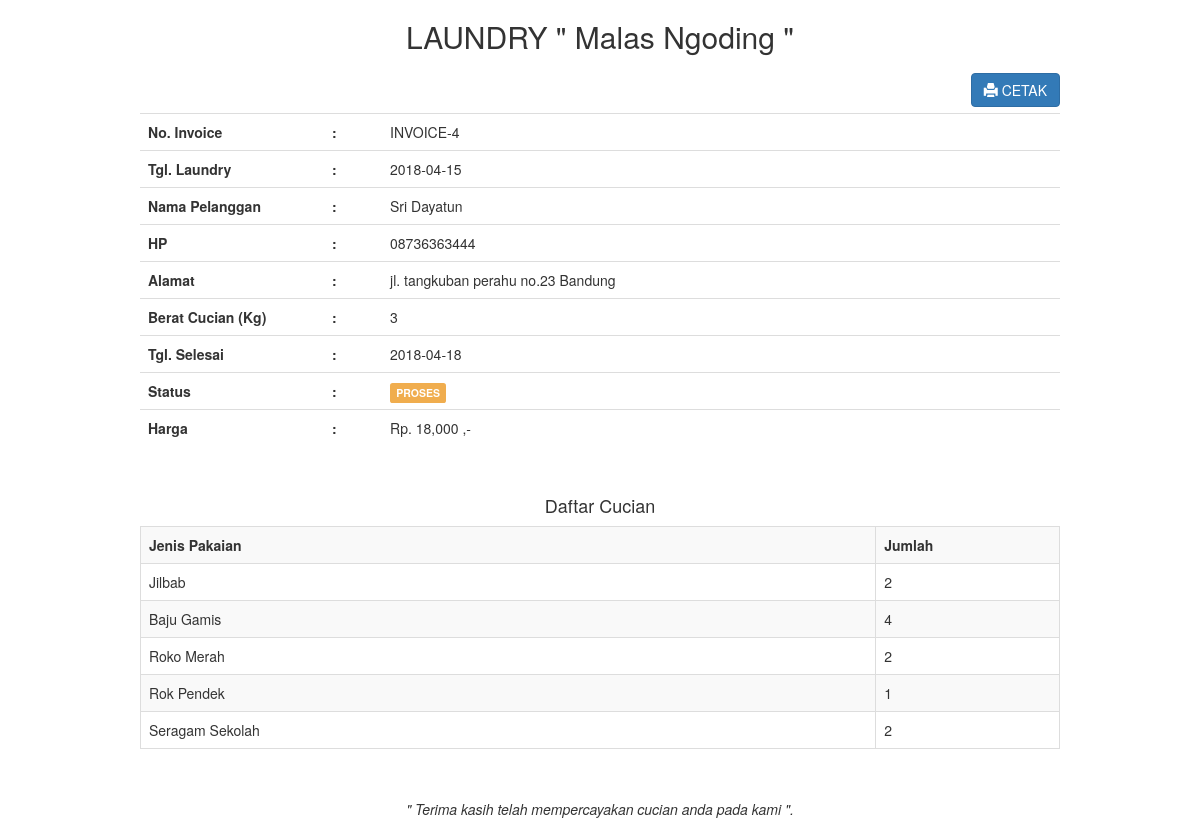
Page /admin/transaksi_invoice.php?id=4 (signed in) on the committed database.
### tables this page shows
CREATE TABLE `transaksi` (
  `transaksi_id` int(11) NOT NULL,
  `transaksi_tgl` date NOT NULL,
  `transaksi_pelanggan` int(11) NOT NULL,
  `transaksi_harga` int(11) NOT NULL,
  `transaksi_berat` int(11) NOT NULL,
  `transaksi_tgl_selesai` date NOT NULL,
  `transaksi_status` int(11) NOT NULL
);

CREATE TABLE `pelanggan` (
  `pelanggan_id` int(11) NOT NULL,
  `pelanggan_nama` varchar(255) NOT NULL,
  `pelanggan_hp` varchar(20) NOT NULL,
  `pelanggan_alamat` text NOT NULL
);

CREATE TABLE `pakaian` (
  `pakaian_id` int(11) NOT NULL,
  `pakaian_transaksi` int(11) NOT NULL,
  `pakaian_jenis` varchar(255) NOT NULL,
  `pakaian_jumlah` int(11) NOT NULL
);

### admin/transaksi_invoice.php (the view, shortened to what this page needs)
<!DOCTYPE html>
<html>
<head>
	<link rel="stylesheet" type="text/css" href="../assets/css/bootstrap.css">
</head>
<body>
	<?php
	include '../koneksi.php';
	?>
	<div class="container">
		<div class="col-md-10 col-md-offset-1">
			<?php
			$id = $_GET['id'];
			$transaksi = mysqli_query($koneksi,"select * from transaksi,pelanggan where transaksi_id='$id' and transaksi_pelanggan=pelanggan_id");
			while($t=mysqli_fetch_array($transaksi)){
				?>
				<center><h2>LAUNDRY " Malas Ngoding "</h2></center>
				<a href="transaksi_invoice_cetak.php?id=<?php echo $id; ?>" target="_blank" class="btn btn-primary pull-right"><i class="glyphicon glyphicon-print"></i> CETAK</a>
				<br/>
				<br/>
				<table class="table">
					<tr>
						<th width="20%">No. Invoice</th>
						<th>:</th>
						<td>INVOICE-<?php echo $t['transaksi_id']; ?></td>
					</tr>
					<tr>
						<th width="20%">Tgl. Laundry</th>
						<th>:</th>
						<td><?php echo $t['transaksi_tgl']; ?></td>
					</tr>
					<tr>
						<th>Nama Pelanggan</th>
						<th>:</th>
						<td><?php echo $t['pelanggan_nama']; ?></td>
					</tr>
					<tr>
						<th>HP</th>
						<th>:</th>
						<td><?php echo $t['pelanggan_hp']; ?></td>
					</tr>
					<tr>
						<th>Alamat</th>
						<th>:</th>
						<td><?php echo $t['pelanggan_alamat']; ?></td>
					</tr>
					<tr>
						<th>Berat Cucian (Kg)</th>
						<th>:</th>
						<td><?php echo $t['transaksi_berat']; ?></td>
					</tr>
					<tr>
						<th>Tgl. Selesai</th>
						<th>:</th>
						<td><?php echo $t['transaksi_tgl_selesai']; ?></td>
					</tr>
					<tr>
						<th>Status</th>
						<th>:</th>
						<td>
							<?php
							if($t['transaksi_status']=="0"){
								echo "<div class='label label-warning'>PROSES</div>";
							}else if($t['transaksi_status']=="1"){
								echo "<div class='label label-info'>DI CUCI</div>";
							}else if($t['transaksi_status']=="2"){
								echo "<div class='label label-success'>SELESAI</div>";
							}
							?>
						</td>
					</tr>
					<tr>
						<th>Harga</th>
						<th>:</th>
						<td><?php echo "Rp. ".number_format($t['transaksi_harga'])." ,-"; ?></td>
					</tr>
				</table>
				<br/>
				<h4 class="text-center">Daftar Cucian</h4>
				<table class="table table-bordered table-striped">
					<tr>
						<th>Jenis Pakaian</th>
						<th width="20%">Jumlah</th>
					</tr>
					<?php
					$id = $t['transaksi_id'];
					$pakaian = mysqli_query($koneksi,"select * from pakaian where pakaian_transaksi='$id'");
					while($p=mysqli_fetch_array($pakaian)){
						?>
						<tr>
							<td><?php echo $p['pakaian_jenis']; ?></td>
							<td width="5%"><?php echo $p['pakaian_jumlah']; ?></td>
						</tr>
						<?php } ?>
					</table>
					<br/>
					<p><center><i>" Terima kasih telah mempercayakan cucian anda pada kami ".</i></center></p>
					<?php
				}
				?>
			</div>
		</div>
	</body>
	</html>

### rows in the picture
transaksi: transaksi_id "4", transaksi_tgl "2018-04-15", pelanggan.pelanggan_nama "Sri Dayatun", pelanggan.pelanggan_hp "08736363444", pelanggan.pelanggan_alamat "jl. tangkuban perahu no.23 Bandung", transaksi_berat "3", transaksi_tgl_selesai "2018-04-18", transaksi_status "PROSES", transaksi_harga "18,000"
pakaian: pakaian_jenis "Jilbab", pakaian_jumlah "2"
pakaian: pakaian_jenis "Baju Gamis", pakaian_jumlah "4"
pakaian: pakaian_jenis "Roko Merah", pakaian_jumlah "2"
pakaian: pakaian_jenis "Rok Pendek", pakaian_jumlah "1"
pakaian: pakaian_jenis "Seragam Sekolah", pakaian_jumlah "2"
